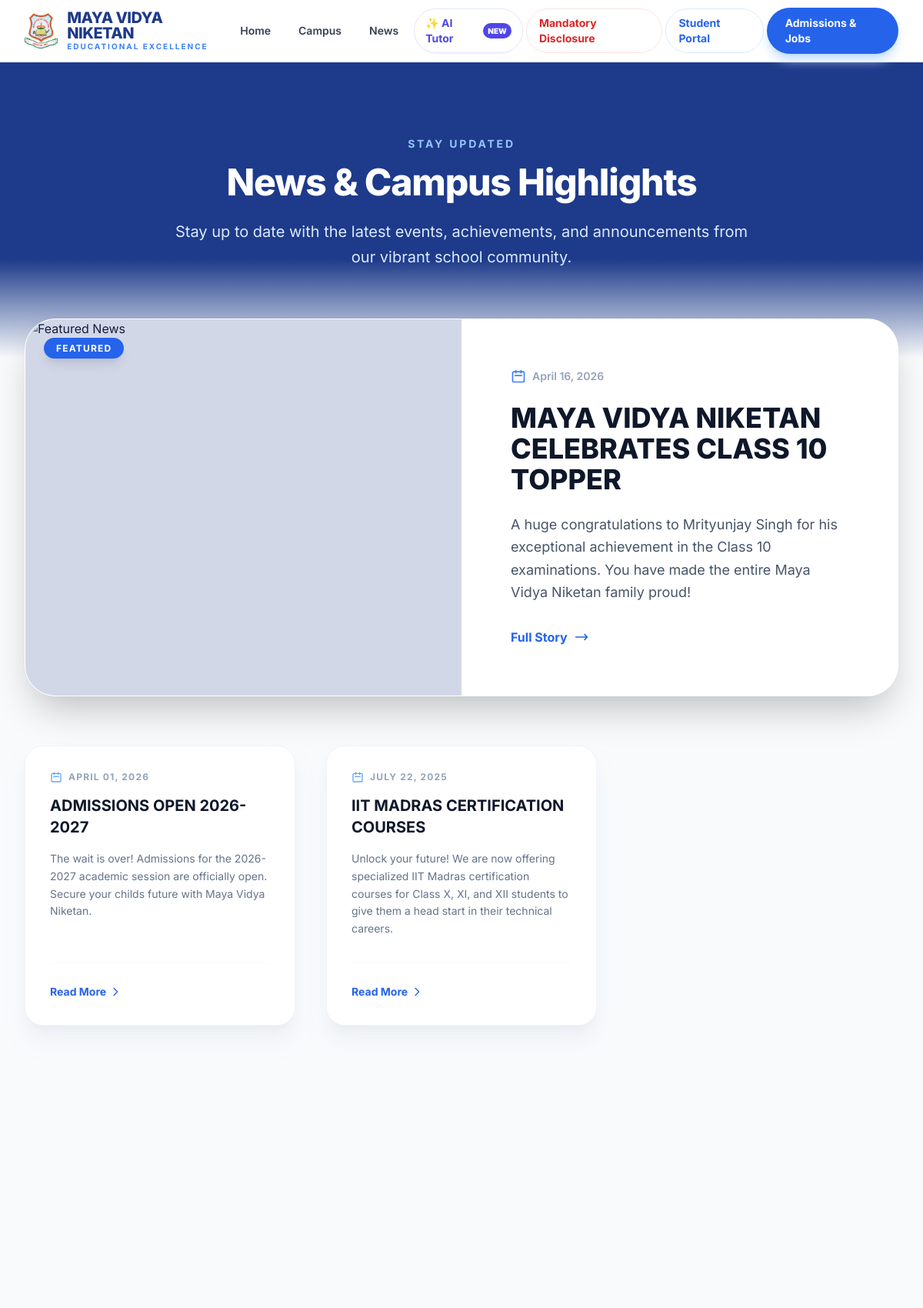
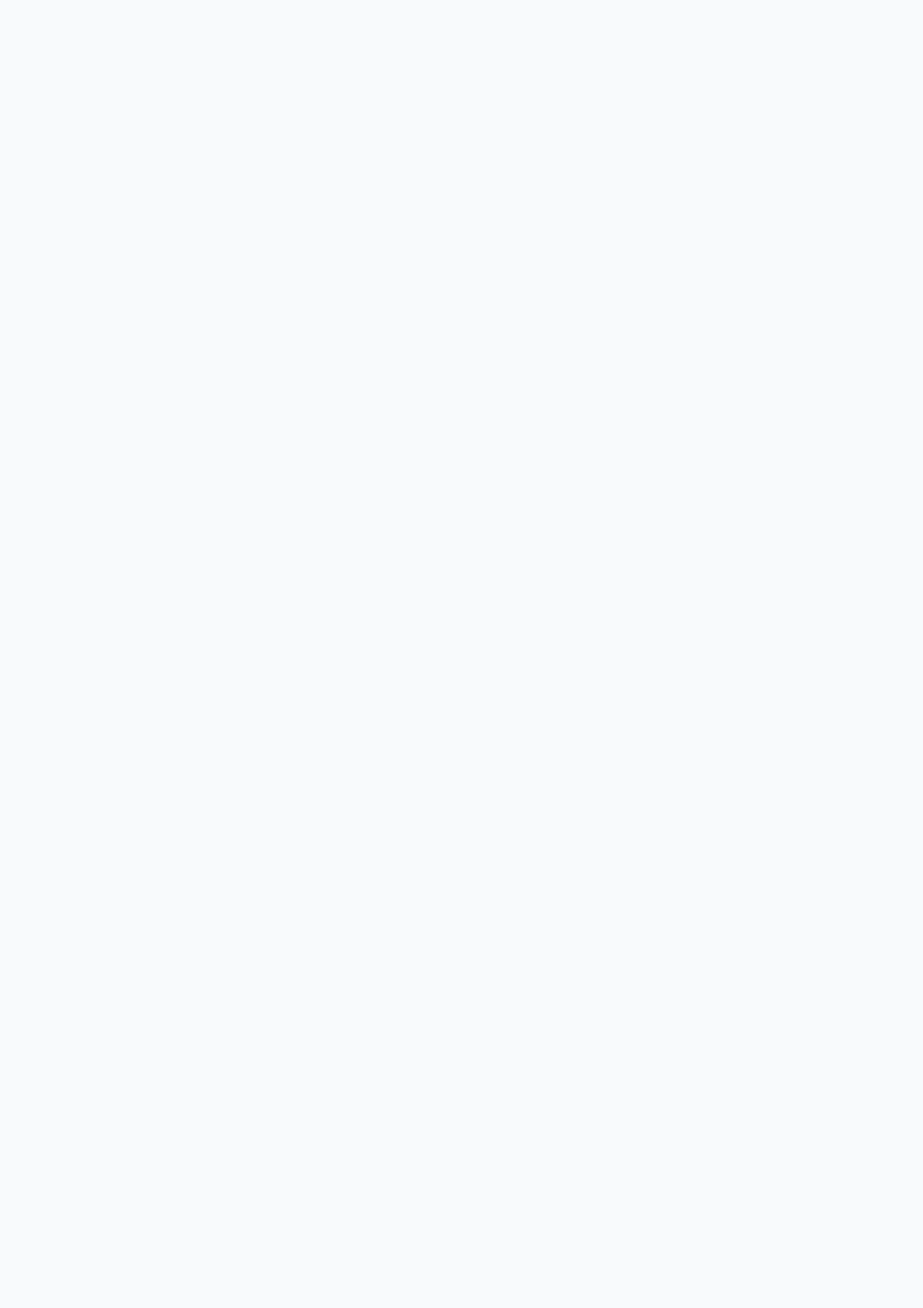
Page /news (upper part) on the committed database (2 pictures, top to bottom).
### tables this page shows
CREATE TABLE news (
    id INTEGER PRIMARY KEY AUTOINCREMENT,
    title VARCHAR(255) NOT NULL,
    content TEXT NOT NULL,
    image_path TEXT,
    date_posted TIMESTAMP DEFAULT CURRENT_TIMESTAMP
);

### app.py (the view)
@app.route('/news')
def news():
    conn = None
    news_items = []
    try:
        conn = get_db_connection()
        cursor = get_cursor(conn)
        cursor.execute('SELECT * FROM news ORDER BY date_posted DESC')
        news_items = cursor.fetchall()
    except Exception as err:
        print(f"Database Error: {err}")
    finally:
        if conn: conn.close()
    return render_template('news.html', news=news_items)

### app.py (called while the page is built)
def get_cursor(conn):
    if MYSQL_HOST:
        return conn.cursor()
    elif DATABASE_URL:
        return conn.cursor(cursor_factory=psycopg2.extras.DictCursor)
    else:
        return conn.cursor()

### templates/news.html (shortened to what this page needs)
{% extends "base.html" %}
{% block content %}
<div class="bg-slate-50 py-24 min-h-screen relative overflow-hidden">
    <div class="absolute top-0 left-0 w-full h-64 bg-blue-900 z-0"></div>
    <div class="absolute top-64 left-0 w-full h-32 bg-gradient-to-b from-blue-900 to-transparent z-0"></div>
    <div class="max-w-7xl mx-auto px-4 sm:px-6 lg:px-8 relative z-10">
        <div class="text-center mb-16" data-aos="fade-down">
            <h2 class="text-blue-300 font-bold uppercase tracking-[0.2em] text-sm mb-4">Stay Updated</h2>
            <h1 class="text-5xl font-extrabold text-white mb-6 tracking-tight">News & Campus Highlights</h1>
            <p class="text-xl text-blue-100 max-w-3xl mx-auto leading-relaxed">Stay up to date with the latest events, achievements, and announcements from our vibrant school community.</p>
        </div>
        {% if news %}
            <div class="mb-16" data-aos="fade-up" data-aos-delay="100" id="news-{{ news[0].id }}">
                {% set featured = news[0] %}
                <div class="bg-white rounded-[2.5rem] shadow-2xl overflow-hidden flex flex-col lg:flex-row border border-white hover-lift">
                    <div class="lg:w-1/2 relative h-64 lg:h-auto">
                        {% if featured.image_path %}
                            {% if featured.image_path.startswith('http') %}
                            <img src="{{ featured.image_path }}" alt="{{ featured.title }}" class="absolute inset-0 w-full h-full object-cover">
                            {% else %}
                            <img src="{{ url_for('static', filename=featured.image_path) }}" alt="{{ featured.title }}" class="absolute inset-0 w-full h-full object-cover">
                            {% endif %}
                        {% else %}
                            <img src="https://images.unsplash.com/photo-1546410531-bb4caa6b424d?auto=format&fit=crop&w=800&q=80" alt="Featured News" class="absolute inset-0 w-full h-full object-cover">
                        {% endif %}
                        <div class="absolute inset-0 bg-blue-900/20"></div>
                        <div class="absolute top-6 left-6">
                            <span class="bg-blue-600 text-white px-4 py-1.5 rounded-full text-xs font-bold uppercase tracking-widest shadow-lg">Featured</span>
                        </div>
                    </div>
                    <div class="lg:w-1/2 p-10 md:p-16 flex flex-col justify-center">
                        <div class="flex items-center text-slate-400 text-sm font-semibold mb-6">
                            <svg class="h-5 w-5 mr-2 text-blue-500" fill="none" viewBox="0 0 24 24" stroke="currentColor"><path stroke-linecap="round" stroke-linejoin="round" stroke-width="2" d="M8 7V3m8 4V3m-9 8h10M5 21h14a2 2 0 002-2V7a2 2 0 00-2-2H5a2 2 0 00-2 2v12a2 2 0 002 2z"></path></svg>
                            {{ featured.date_posted.strftime('%B %d, %Y') if featured.date_posted else 'Recent' }}
                        </div>
                        <h2 class="text-3xl md:text-4xl font-extrabold text-slate-900 mb-6 leading-tight">{{ featured.title }}</h2>
                        <p class="text-lg text-slate-600 leading-relaxed mb-8">{{ featured.content }}</p>
                        <a href="{{ url_for('news_detail', news_id=featured.id) }}" class="inline-flex items-center text-blue-600 font-bold hover:text-blue-800 transition group">
                            Full Story
                            <svg class="h-5 w-5 ml-2 transform group-hover:translate-x-1 transition-transform" fill="none" viewBox="0 0 24 24" stroke="currentColor"><path stroke-linecap="round" stroke-linejoin="round" stroke-width="2" d="M17 8l4 4m0 0l-4 4m4-4H3"></path></svg>
                        </a>
                    </div>
                </div>
            </div>
            <div class="grid grid-cols-1 md:grid-cols-2 lg:grid-cols-3 gap-10">
                {% for item in news[1:] %}
                <div id="news-{{ item.id }}" class="bg-white rounded-3xl shadow-xl shadow-slate-200/50 border border-slate-100 hover-lift flex flex-col overflow-hidden" data-aos="fade-up" data-aos-delay="{{ 100 * (loop.index % 3) }}">
                    <div class="p-8 flex flex-col flex-grow">
                        <div class="flex items-center text-slate-400 text-xs font-bold mb-4 uppercase tracking-widest">
                            <svg class="h-4 w-4 mr-2 text-blue-400" fill="none" viewBox="0 0 24 24" stroke="currentColor"><path stroke-linecap="round" stroke-linejoin="round" stroke-width="2" d="M8 7V3m8 4V3m-9 8h10M5 21h14a2 2 0 002-2V7a2 2 0 00-2-2H5a2 2 0 00-2 2v12a2 2 0 002 2z"></path></svg>
                            {{ item.date_posted.strftime('%B %d, %Y') if item.date_posted else 'Recent' }}
                        </div>
                        <h3 class="text-xl font-bold text-slate-900 mb-4 leading-snug">{{ item.title }}</h3>
                        <p class="text-slate-500 text-sm leading-relaxed mb-8 flex-grow">{{ item.content }}</p>
                        <div class="pt-6 border-t border-slate-50">
                            <a href="{{ url_for('news_detail', news_id=item.id) }}" class="text-blue-600 text-sm font-bold hover:text-blue-800 transition inline-flex items-center group">
                                Read More
                                <svg class="h-4 w-4 ml-1 transform group-hover:translate-x-1 transition-transform" fill="none" viewBox="0 0 24 24" stroke="currentColor"><path stroke-linecap="round" stroke-linejoin="round" stroke-width="2" d="M9 5l7 7-7 7"></path></svg>
                            </a>
                        </div>
                    </div>
                </div>
                {% endfor %}
            </div>
        {% endif %}
    </div>
</div>
{% endblock %}

### templates/base.html (style rules this page uses)
body { font-family: 'Inter', sans-serif; background-color: #fdfdfd; scroll-behavior: smooth; }
.hover-lift { transition: transform 0.3s cubic-bezier(0.34, 1.56, 0.64, 1), box-shadow 0.3s ease; }

### rows in the picture
news: date_posted "April 16, 2026", title "MAYA VIDYA NIKETAN CELEBRATES CLASS 10 TOPPER", content "A huge congratulations to Mrityunjay Singh for his exceptional achievement in the Class 10 examinations. You have made the entire Maya Vidya Niketan family proud!"
news: date_posted "APRIL 01, 2026", title "ADMISSIONS OPEN 2026-2027", content "The wait is over! Admissions for the 2026-2027 academic session are officially open. Secure your childs future with Maya Vidya Niketan."
news: date_posted "JULY 22, 2025", title "IIT MADRAS CERTIFICATION COURSES", content "Unlock your future! We are now offering specialized IIT Madras certification courses for Class X, XI, and XII students to give them a head start in their technical careers."
